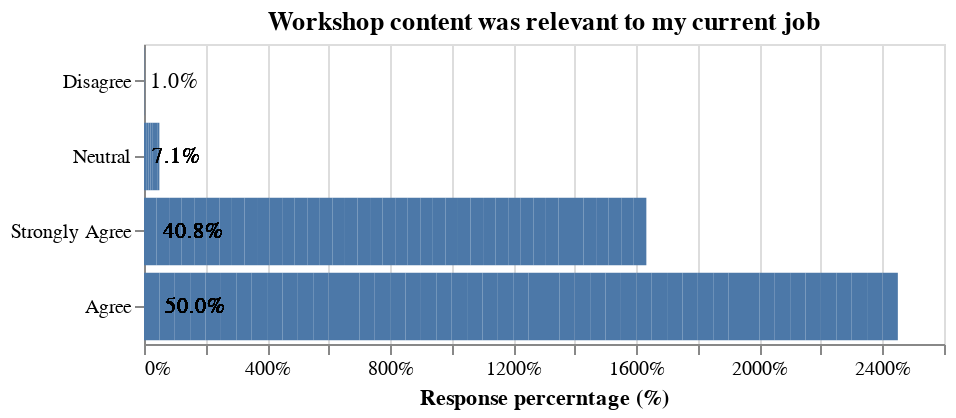

Notebook code cell kept with this figure:
### Markdown cell above
# The Workshop content was relevant to my current job

### Code cell
bar = alt.Chart(df, title="Workshop content was relevant to my current job"
               ).transform_joinaggregate(
    total='count()',
    groupby=['content_relevance']
).transform_calculate(
    percent=alt.datum.total/98
).mark_bar().encode(
    x= alt.X('percent:Q', title = "Response percerntage (%)", axis=alt.Axis(format='%')),
    y=alt.Y('content_relevance', sort='x', title="")
    ).properties(
    width=400,
    height=150
    )

text = alt.Chart(df, title="Workshop content was easy to understand"
               ).transform_joinaggregate(
    total='count()',
    groupby=['content_relevance']
).transform_calculate(
    percent=alt.datum.total/98
).mark_text(
        align='left',
        baseline='middle',
        dx=3
).encode(
        y = alt.Y('content_relevance', sort = 'x'),
        x = alt.X('percent:Q'),
        text=alt.Text('percent:Q',format='.1%')
).properties(
    width=800,
    height=250
    )

q3_plot = alt.layer(bar, text, data=df)

# Show the plot|
q3_plot
